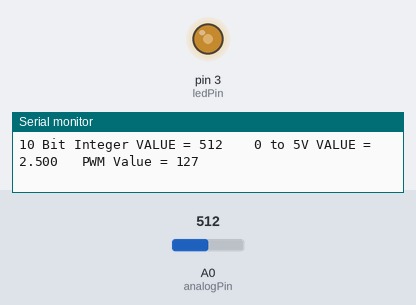
Bench run of a sketch on a simulated Arduino Uno, built with avr-gcc and run on an emulated ATmega328P. On the bench: output pins drawn as LEDs (lit = HIGH), the last lines printed to the serial monitor. The inputs (shaded band) are chosen by the test bench; at power-on: A0 (analogPin) = 512.

Above: at 2.8 s.
2.9 s: A0 (analogPin) set to 716
At 4.6 s:
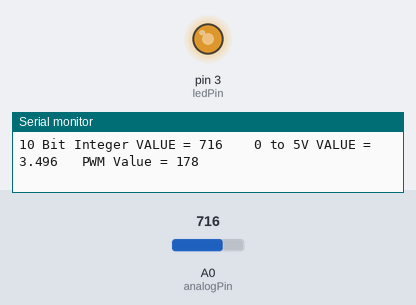
5.6 s: A0 (analogPin) set to 900
At 6.3 s:
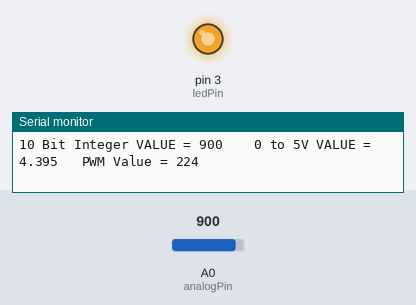
8.3 s: A0 (analogPin) set to 122
At 11.0 s:
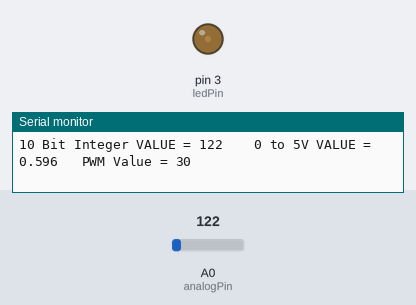
11.5 s: A0 (analogPin) set to 0
At 12.6 s:
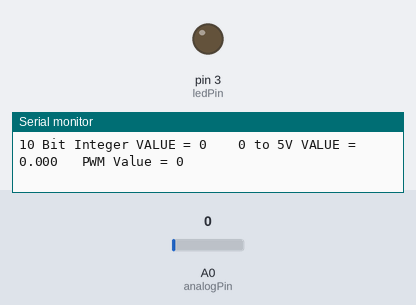
14.2 s: A0 (analogPin) set to 511
At 17.2 s:
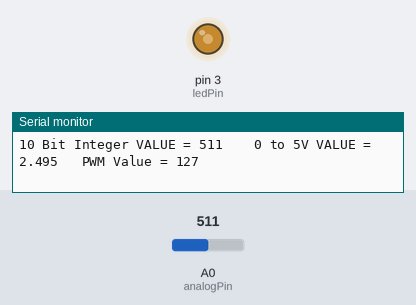
Timing chart, 0 to 18.5 s (numbered marks = the images above; inputs shaded):
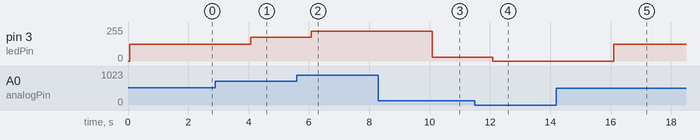

The sketch:

led_pwm.ino
```cpp
/* YourDuinoStarter_LED_PWM_Dimmer
 - Reads voltage on Analog Pin 0 and displays value
 - Converts integer value to volts and displays it
 - Maps analog voltage to PWM value to control LED
 - SEE the comments after "//" on each line below
 - CONNECTIONS:
 - Potentiometer from +5 to Ground, center to pin A0
 - LED and 220 ohm resistor to pin 3 and ground
 - V1.03 02/11/13
 Questions: terry@yourduino.com */

/*-----( Import needed libraries )-----*/
//none
/*-----( Declare Constants and Pin Numbers )-----*/
#define analogPin  A0  // In separate group of pins
#define ledPin     3  // The onboard LED
/*-----( Declare objects )-----*/
//none
/*-----( Declare Variables )-----*/
int    analogIntValue;    // Holds the integer 10 bit value read in
float  analogVoltsValue;  // Value converted to 0..5V
int    mappedPWM_Value;   // To control LED


void setup()   /****** SETUP: RUNS ONCE ******/
{
  pinMode(ledPin, OUTPUT);
  Serial.begin(9600);   //Start sending to "Serial Monitor"
  Serial.println("YourDuinoStarter: Pot control LED PWM Dimmer.");
}//--(end setup )---


void loop()   /****** LOOP: RUNS CONSTANTLY ******/
{

/*---( Read Sensors )------*/
  analogIntValue = analogRead(analogPin); //Read value

  Serial.print("10 Bit Integer VALUE = ");
  Serial.print(analogIntValue,DEC); // Print value
  analogVoltsValue = analogIntValue * (5.0 / 1024.0);
  Serial.print("    0 to 5V VALUE = ");
  Serial.print(analogVoltsValue, 3); // Print value

/*---( Make Decisions )------*/
/*--( Maps analog voltage to PWM value to control LED )--*/

  mappedPWM_Value = map( analogIntValue, 0, 1023, 0, 255);
  Serial.print("   PWM Value = ");
  Serial.println(mappedPWM_Value); // Print value

/*---( Take Actions )------*/
  analogWrite(ledPin, mappedPWM_Value);

  delay(2000);     // Wait 2 seconds

}//--(end main loop )---

/*-----( Declare User-written Functions )-----*/
//none
//*********( THE END )***********
```

Measured:
- after the input at 2.9 s, pin 3 (ledPin): 127/255 → 178/255 after 1.2 s
- after the input at 5.6 s, pin 3 (ledPin): 178/255 → 224/255 after 0.47 s
- after the input at 8.3 s, pin 3 (ledPin): 224/255 → 30/255 after 1.8 s
- after the input at 11.5 s, pin 3 (ledPin): 30/255 → 0/255 after 0.59 s
- after the input at 14.2 s, pin 3 (ledPin): 0/255 → 127/255 after 1.9 s
